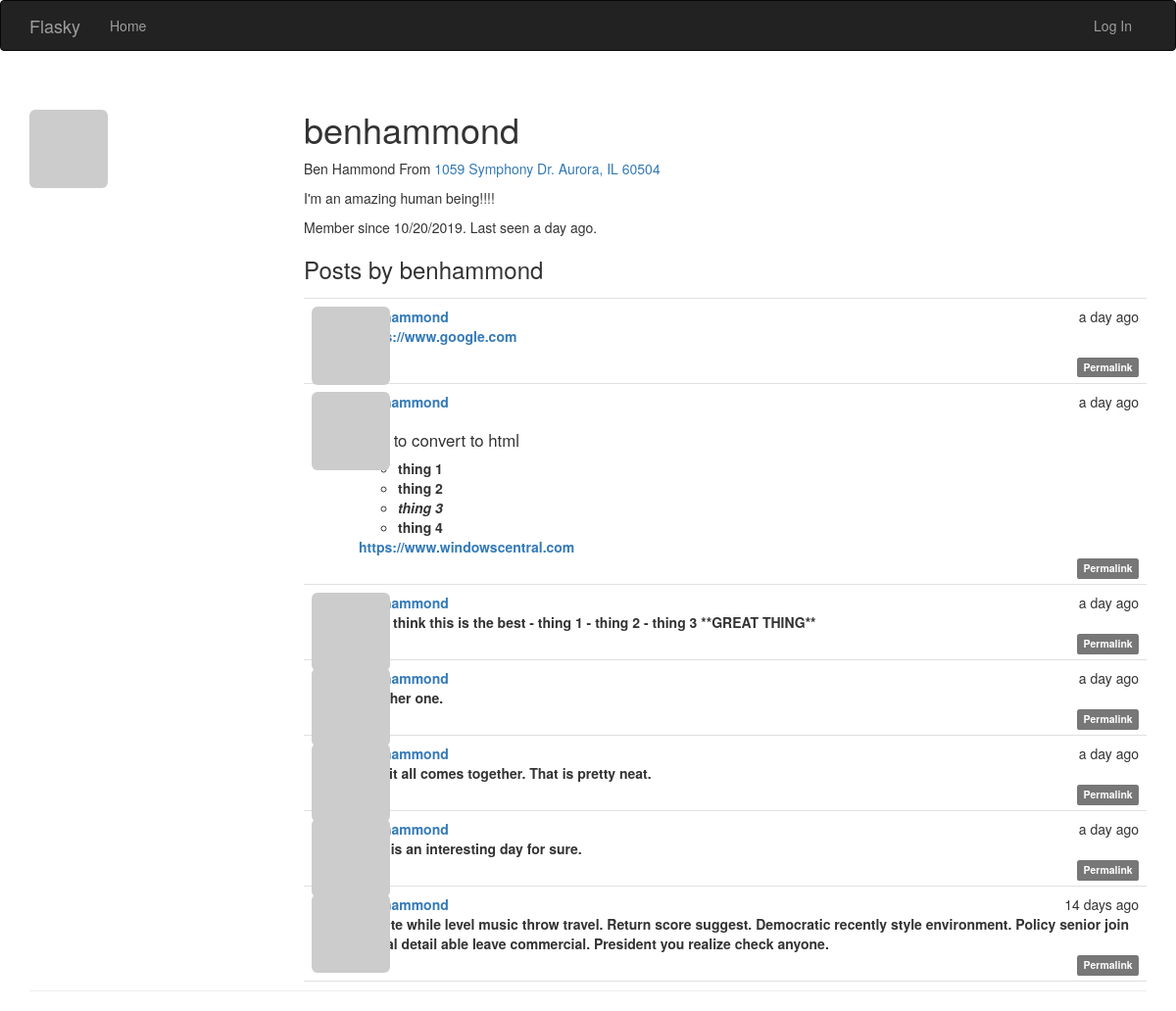
Page /user/benhammond on the earlier database version.
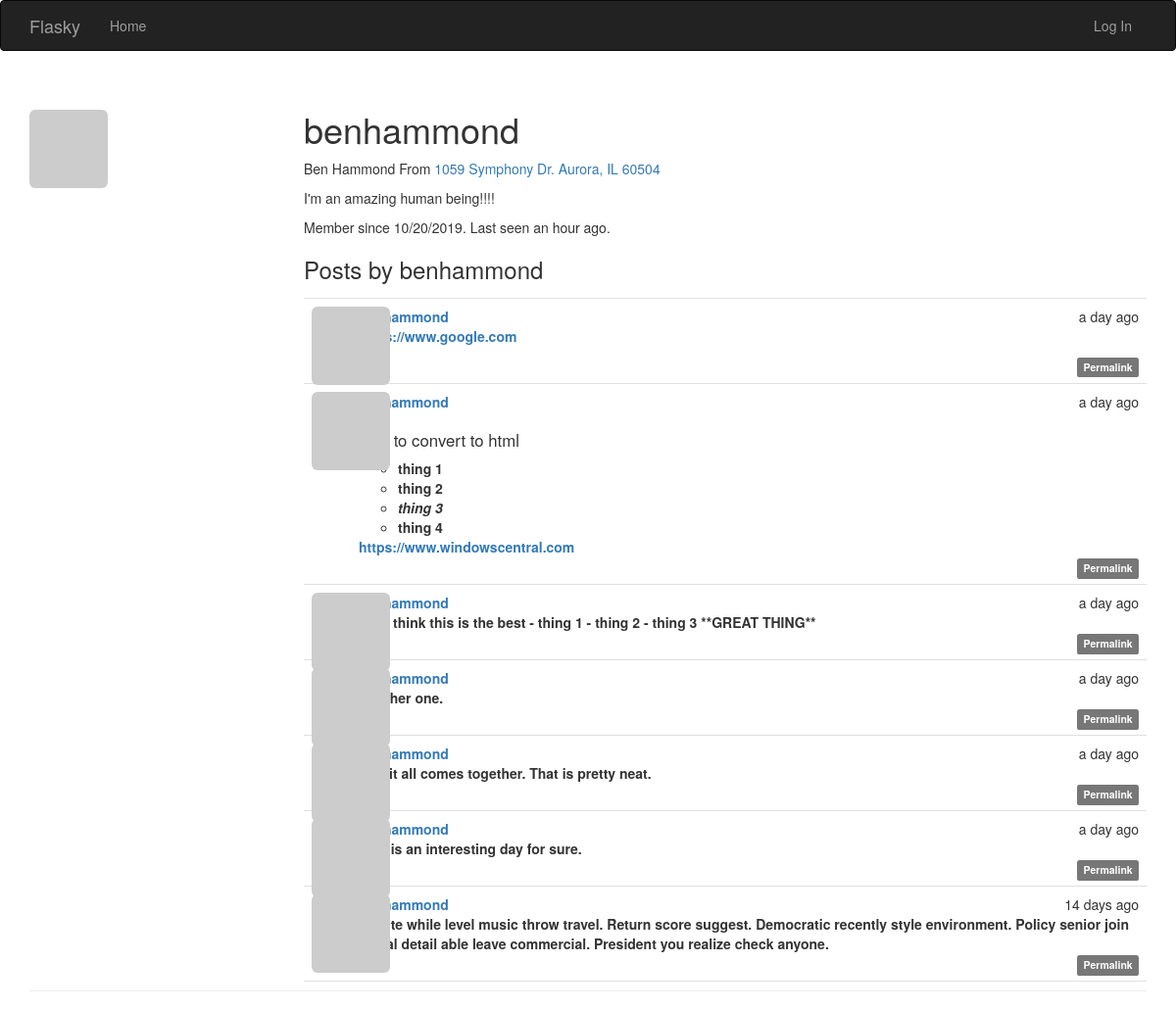
Same page on the later database version.
### app/models.py (models this page shows, shortened)
class User(UserMixin, db.Model):
    __tablename__ = 'users'
    id = db.Column(db.Integer, primary_key=True)
    email = db.Column(db.String(64), unique=True, index=True)
    username = db.Column(db.String(64), unique=True, index=True)
    role_id = db.Column(db.Integer, db.ForeignKey('roles.id'))
    password_hash = db.Column(db.String(128))
    confirmed = db.Column(db.Boolean, default=False)
    name = db.Column(db.String(64))
    location = db.Column(db.String(64))
    about_me = db.Column(db.Text())
    member_since = db.Column(db.DateTime(), default=datetime.utcnow)
    last_seen = db.Column(db.DateTime(), default=datetime.utcnow)
    avatar_hash = db.Column(db.String(32))
    posts = db.relationship('Post', backref='author', lazy='dynamic')
    @property
    def password(self):
        raise AttributeError('password is not a readable attribute')
    def gravatar(self, size=100, default='identicon', rating='g'):
        if request.is_secure:
            url = 'https://secure.gravatar.com/avatar'
        else:
            url = 'http://secure.gravatar.com/avatar'
        hash = hashlib.md5(self.email.lower().encode('utf-8')).hexdigest()
        return '{url}/{hash}?s={size}&d={default}&r={rating}'.format(
                url=url, hash=hash, size=size, default=default, rating=rating)

class Post(db.Model):
    __tablename__ = 'posts'
    id = db.Column(db.Integer, primary_key=True)
    body = db.Column(db.Text)
    timestamp = db.Column(db.DateTime, index=True, default=datetime.utcnow)
    author_id = db.Column(db.Integer, db.ForeignKey('users.id'))
    body_html = db.Column(db.Text)

### app/main/views.py (the view)
@main.route('/user/<username>')
def user(username):
    user = User.query.filter_by(username=username).first_or_404()
    posts = user.posts.order_by(Post.timestamp.desc()).all()
    return render_template('user.html', user=user, posts=posts)

### app/auth/views.py (called while the page is built)
@auth.before_app_request
def before_request():
    if current_user.is_authenticated:
        current_user.ping()
        if not current_user.confirmed \
                and request.endpoint \
                and request.blueprint != 'auth' \
                and request.endpoint != 'static':
            return redirect(url_for('auth.unconfirmed'))

### app/main/__init__.py (called while the page is built)
@main.app_context_processor
def inject_permissions():
    return dict(Permission=Permission)

### app/models.py (called while the page is built)
    def is_administrator(self):
        return False

### app/templates/user.html (shortened to what this page needs)
{% extends "base.html" %}
{% block page_content %}
<div class="page-header">
    <img class="img-rounded profile-thumbnail" src="{{ user.gravatar(size=256) }}">
    <div class="profile-header">
        <h1>{{ user.username }}</h1>
        {% if user.name or user.location %}
        <p>
            {% if user.name %}{{ user.name }}{% endif %}
            {% if user.location %}
                From <a href="http://maps.google.com/?q={{ user.location }}">
                    {{ user.location }}</a>
            {% endif %}
        </p>
        {% endif %}
        {% if user.about_me %}<p>{{ user.about_me }}</p>{% endif %}
        <p>Member since {{ moment(user.member_since).format('L') }}.
           Last seen {{ moment(user.last_seen).fromNow() }}.
        </p>
        <h3>Posts by {{ user.username }}</h3>
        {% include '_posts.html' %}
    </div>
</div>
{% endblock %}

### app/templates/base.html (shortened to what this page needs)
{% extends "bootstrap/base.html" %}
{% block head %}
{{ super() }}
<link rel="stylesheet" type="text/css" href="{{ url_for('static', filename='styles.css') }}">
{% endblock %}
{% block navbar %}
<div class="navbar navbar-inverse" role="navigation">
    <div class="container">
        <div class="navbar-header">
            <a class="navbar-brand" href="/">Flasky</a>
        </div>
        <div class="navbar-collapse collapse">
            <ul class="nav navbar-nav">
                <li><a href="/">Home</a></li>
            </ul>
            <ul class="nav navbar-nav navbar-right">
                {% if current_user.is_authenticated %}
                <li><a href="{{ url_for('auth.logout') }}">Log Out</a></li>
                {% else %}
                <li><a href="{{ url_for('auth.login') }}">Log In</a></li>
                {% endif %}
            </ul>
        </div>
    </div>
</div>
{% endblock %}
{% block content %}
<div class="container">
    {% block page_content %}{% endblock %}
</div>
{% endblock %}

### app/templates/_posts.html (shortened to what this page needs)
<ul class="posts">
    {% for post in posts %}
        <li class="post">
            <div class="profile-thumbnail">
                <a href="{{ url_for('.user', username=post.author.username) }}">
                    <img class="img-rounded profile-thumbnail"
                        src="{{ post.author.gravatar(size=40) }}">
                </a>
            </div>
            <div class="post-content">
                <div class="post-date">{{ moment(post.timestamp).fromNow() }}</div>
                <div class="post-author">
                    <a href="{{ url_for('.user', username=post.author.username) }}">
                        {{ post.author.username }}
                    </a>
                <div class="post-body">
                    {% if post.body_html %}
                        {{ post.body_html | safe }}
                    {% else %}
                        {{ post.body }}
                    {% endif %}
                </div>
                <div class="post-footer">
                    <a href="{{ url_for('.post', id=post.id) }}">
                        <span class="label label-default">Permalink</span>
                    </a>
                </div>
            </div>
        </li>
    {% endfor %}
</ul>

### app/static/styles.css (style rules this page uses)
.profile-thumbnail { position: absolute; }
.profile-header { min-height: 260px; margin-left: 280px; }
ul.posts { list-style-type: none; padding: 0px; margin: 16px 0px 0px 0px; border-top: 1px solid #e0e0e0; }
ul.posts li.post { padding: 8px; border-bottom: 1px solid #e0e0e0; }
div.post-date { float: right; }
div.post-author { font-weight: bold; }
div.post-content { margin-left: 48px; min-height: 48px; }
div.post-footer { text-align: right; }
.post-body h3 { font-size: 120%; }

Differences in the rows shown:
changed User "benhammond": last_seen "a day ago" → "an hour ago"
